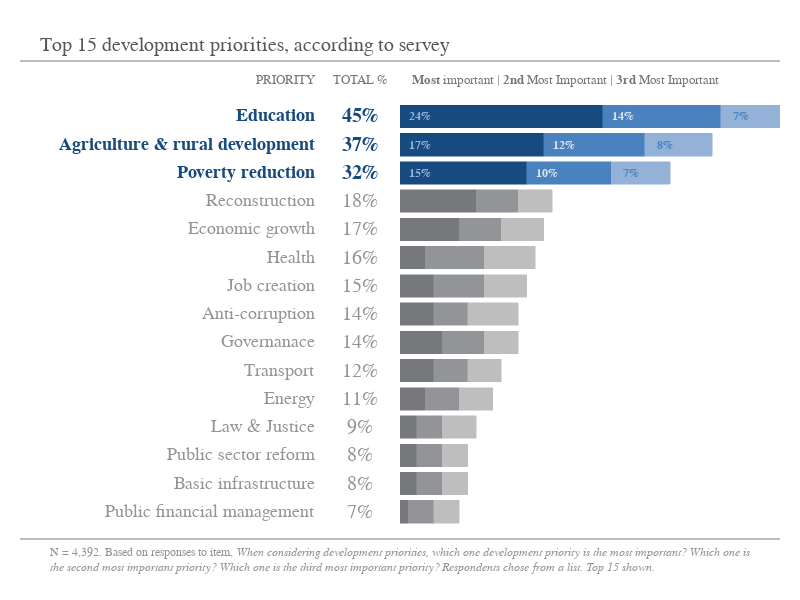

Notebook code for this chart:
### Markdown cell above
## Data Visualization

### Code cell
fig = go.Figure()

# Plot -------------------------
fig.add_trace(
    go.Bar(
        x=df['Most important'][0:-3],
        y=df['Category'][0:-3],
        marker=dict(color=GRAY5, line=dict(color=GRAY5)),
        orientation='h',
        name="Most"
    )
)

fig.add_trace(
    go.Bar(
        x=df['2nd Most Important'][0:-3],
        y=df['Category'][0:-3],
        marker=dict(color=GRAY7, line=dict(color=GRAY7)),
        orientation='h',
        name="2nd Most"
    )
)

fig.add_trace(
    go.Bar(
        x=df['3rd Most Important'][0:-3],
        y=df['Category'][0:-3],
        marker=dict(color=GRAY9, line=dict(color=GRAY9)),
        orientation='h',
        name="3rd Most"
    )
)

fig.add_trace(
    go.Bar(
        x=df['Most important'][-3:],
        y=df['Category'][-3:],
        marker=dict(color=BLUE1, line=dict(color=BLUE1)),
        orientation='h',
        name="Most"
    )
)

fig.add_trace(
    go.Bar(
        x=df['2nd Most Important'][-3:],
        y=df['Category'][-3:],
        marker=dict(color=BLUE2, line=dict(color=BLUE2)),
        orientation='h',
        name="2nd Most"
    )
)

fig.add_trace(
    go.Bar(
        x=df['3rd Most Important'][-3:],
        y=df['Category'][-3:],
        marker=dict(color=BLUE3, line=dict(color=BLUE3)),
        orientation='h',
        name="3rd Most"
    )
)

fig.add_hline(
    x0=-1,
    x1=1,
    y=16,
    line=dict(color=GRAY9, width=4)
)

fig.add_hline(
    x0=-1,
    x1=1,
    y=-1,
    line=dict(color=GRAY9, width=4)
)

# Annotation -------------------
fig.add_annotation(
    text="PRIORITY",
    font=dict(color=GRAY5, size=13, family="Arial"),
    x=0,
    y=16,
    xshift=-115,
    yshift=-20,
    showarrow=False,
)

fig.add_annotation(
    text="TOTAL %",
    font=dict(color=GRAY5, size=13, family="Arial"),
    x=0,
    y=16,
    xshift=-40,
    yshift=-20,
    showarrow=False,
)

fig.add_annotation(
    text="<b>Most</b> important | <b>2nd</b> Most Important | <b>3rd</b> Most Important",
    font=dict(color=GRAY5, size=13, family="Arial"),
    x=0,
    y=16,
    xshift=165,
    yshift=-20,
    showarrow=False,
)

for i in range(15):
    order = df.index.values
    if i <= 11:
        fig.add_annotation(
            text=f"{df['Overall'][order[i]]*100:.0f}%",
            font=dict(color=GRAY7, size=20, family="Arial"),
            x=0,
            y=i,
            xshift=-40,
            yshift=0,
            showarrow=False,
        )
        
        fig.add_annotation(
            text=df['Category'][order[i]],
            align="right",
            font=dict(color=GRAY7, size=18, family="Arial"),
            x=0,
            y=i,
            xshift=-260,
            yshift=0,
            width=350,
            showarrow=False,
        )
    else:
        fig.add_annotation(
            text=f"<b>{df['Overall'][order[i]]*100:.0f}%</b>",
            font=dict(color=BLUE1, size=20, family="Arial"),
            x=0,
            y=i,
            xshift=-40,
            yshift=0,
            showarrow=False,
        )
        
        fig.add_annotation(
            text=f"<b>{df['Category'][order[i]]}</b>",
            align="right",
            font=dict(color=BLUE1, size=18, family="Arial"),
            x=0,
            y=i,
            xshift=-260,
            yshift=0,
            width=350,
            showarrow=False,
        )
        
        fig.add_annotation(
            text=f"<b>{df['Most important'][order[i]]*100:.0f}%</b>",
            font=dict(color=BLUE3, size=12, family="Arial"),
            x=0,
            y=i,
            xshift=20,
            yshift=0,
            showarrow=False,
        )
        
        fig.add_annotation(
            text=f"<b>{df['2nd Most Important'][order[i]]*100:.0f}%</b>",
            font=dict(color="#dae5eb", size=12, family="Arial"),
            x=df['Most important'][order[i]],
            y=i,
            xshift=20,
            yshift=0,
            showarrow=False,
        )
        
        fig.add_annotation(
            text=f"<b>{df['3rd Most Important'][order[i]]*100:.0f}%</b>",
            font=dict(color=BLUE2, size=12, family="Arial"),
            x=df['Most important'][order[i]] + df['2nd Most Important'][order[i]],
            y=i,
            xshift=20,
            yshift=0,
            showarrow=False,
        )

# Text -------------------------
fig.add_annotation(
    text="Top 15 development priorities, according to servey",
    font=dict(color=GRAY3, size=20, family="Arial"),
    x=0,
    y=16,
    xshift=-155,
    yshift=15,
    showarrow=False,
)

fig.add_annotation(
    text="N = 4,392. Based on responses to item, <i>When considering development \
priorities, which one development priority is the most important? Which one is</i><br>\
<i>the second most important priority? Which one is the third most important \
priority?<i> Respondents chose from a list. Top 15 shown.",
    align="left",
    font=dict(color=GRAY7, size=11.5, family="Arial"),
    x=0,
    y=-1,
    xshift=0,
    yshift=-20,
    showarrow=False,
)

# Layout -----------------------
fig.update_layout(
    width=800,
    height=600,
    margin=dict(t=60, b=60, l=400, r=20),
    paper_bgcolor="white",
    plot_bgcolor="white",
    showlegend=False,
    barmode="stack",
)

fig.update_xaxes(
    showticklabels=False,
    range=[0, 0.45]
)

fig.update_yaxes(
    showticklabels=False,
    range=[-1, 16]
)

### Figure 1 — Plotly figure (JSON) as saved in the notebook; plotly's stock layout.template omitted (floating-point values rounded to 4 significant figures)
{"data": [{"marker": {"color": "#76787B", "line": {"color": "#76787B"}}, "name": "Most", "orientation": "h", "type": "bar", "x": [0.01, 0.02, 0.02, 0.02, 0.03, 0.04, 0.05, 0.04, 0.04, 0.03, 0.07, 0.09], "y": ["Public financial management", "Basic infrastructure", "Public sector reform", "Law & Justice", "Energy", "Transport", "Governanace", "Anti-corruption", "Job creation", "Health", "Economic growth", "Reconstruction"]}, {"marker": {"color": "#929497", "line": {"color": "#929497"}}, "name": "2nd Most", "orientation": "h", "type": "bar", "x": [0.03, 0.03, 0.03, 0.03, 0.04, 0.04, 0.05, 0.04, 0.06, 0.07, 0.05, 0.05], "y": ["Public financial management", "Basic infrastructure", "Public sector reform", "Law & Justice", "Energy", "Transport", "Governanace", "Anti-corruption", "Job creation", "Health", "Economic growth", "Reconstruction"]}, {"marker": {"color": "#BFBEBE", "line": {"color": "#BFBEBE"}}, "name": "3rd Most", "orientation": "h", "type": "bar", "x": [0.03, 0.03, 0.03, 0.04, 0.04, 0.04, 0.04, 0.06, 0.05, 0.06, 0.05, 0.04], "y": ["Public financial management", "Basic infrastructure", "Public sector reform", "Law & Justice", "Energy", "Transport", "Governanace", "Anti-corruption", "Job creation", "Health", "Economic growth", "Reconstruction"]}, {"marker": {"color": "#174A7E", "line": {"color": "#174A7E"}}, "name": "Most", "orientation": "h", "type": "bar", "x": [0.15, 0.17, 0.24], "y": ["Poverty reduction", "Agriculture & rural development", "Education"]}, {"marker": {"color": "#4A81BF", "line": {"color": "#4A81BF"}}, "name": "2nd Most", "orientation": "h", "type": "bar", "x": [0.1, 0.12, 0.14], "y": ["Poverty reduction", "Agriculture & rural development", "Education"]}, {"marker": {"color": "#94B2D7", "line": {"color": "#94B2D7"}}, "name": "3rd Most", "orientation": "h", "type": "bar", "x": [0.07, 0.08, 0.07], "y": ["Poverty reduction", "Agriculture & rural development", "Education"]}], "layout": {"annotations": [{"font": {"color": "#76787B", "family": "Arial", "size": 13}, "showarrow": false, "text": "PRIORITY", "x": 0, "xshift": -115, "y": 16, "yshift": -20}, {"font": {"color": "#76787B", "family": "Arial", "size": 13}, "showarrow": false, "text": "TOTAL %", "x": 0, "xshift": -40, "y": 16, "yshift": -20}, {"font": {"color": "#76787B", "family": "Arial", "size": 13}, "showarrow": false, "text": "<b>Most</b> important | <b>2nd</b> Most Important | <b>3rd</b> Most Important", "x": 0, "xshift": 165, "y": 16, "yshift": -20}, {"font": {"color": "#929497", "family": "Arial", "size": 20}, "showarrow": false, "text": "7%", "x": 0, "xshift": -40, "y": 0, "yshift": 0}, {"align": "right", "font": {"color": "#929497", "family": "Arial", "size": 18}, "showarrow": false, "text": "Public financial management", "width": 350, "x": 0, "xshift": -260, "y": 0, "yshift": 0}, {"font": {"color": "#929497", "family": "Arial", "size": 20}, "showarrow": false, "text": "8%", "x": 0, "xshift": -40, "y": 1, "yshift": 0}, {"align": "right", "font": {"color": "#929497", "family": "Arial", "size": 18}, "showarrow": false, "text": "Basic infrastructure", "width": 350, "x": 0, "xshift": -260, "y": 1, "yshift": 0}, {"font": {"color": "#929497", "family": "Arial", "size": 20}, "showarrow": false, "text": "8%", "x": 0, "xshift": -40, "y": 2, "yshift": 0}, {"align": "right", "font": {"color": "#929497", "family": "Arial", "size": 18}, "showarrow": false, "text": "Public sector reform", "width": 350, "x": 0, "xshift": -260, "y": 2, "yshift": 0}, {"font": {"color": "#929497", "family": "Arial", "size": 20}, "showarrow": false, "text": "9%", "x": 0, "xshift": -40, "y": 3, "yshift": 0}, {"align": "right", "font": {"color": "#929497", "family": "Arial", "size": 18}, "showarrow": false, "text": "Law & Justice", "width": 350, "x": 0, "xshift": -260, "y": 3, "yshift": 0}, {"font": {"color": "#929497", "family": "Arial", "size": 20}, "showarrow": false, "text": "11%", "x": 0, "xshift": -40, "y": 4, "yshift": 0}, {"align": "right", "font": {"color": "#929497", "family": "Arial", "size": 18}, "showarrow": false, "text": "Energy", "width": 350, "x": 0, "xshift": -260, "y": 4, "yshift": 0}, {"font": {"color": "#929497", "family": "Arial", "size": 20}, "showarrow": false, "text": "12%", "x": 0, "xshift": -40, "y": 5, "yshift": 0}, {"align": "right", "font": {"color": "#929497", "family": "Arial", "size": 18}, "showarrow": false, "text": "Transport", "width": 350, "x": 0, "xshift": -260, "y": 5, "yshift": 0}, {"font": {"color": "#929497", "family": "Arial", "size": 20}, "showarrow": false, "text": "14%", "x": 0, "xshift": -40, "y": 6, "yshift": 0}, {"align": "right", "font": {"color": "#929497", "family": "Arial", "size": 18}, "showarrow": false, "text": "Governanace", "width": 350, "x": 0, "xshift": -260, "y": 6, "yshift": 0}, {"font": {"color": "#929497", "family": "Arial", "size": 20}, "showarrow": false, "text": "14%", "x": 0, "xshift": -40, "y": 7, "yshift": 0}, {"align": "right", "font": {"color": "#929497", "family": "Arial", "size": 18}, "showarrow": false, "text": "Anti-corruption", "width": 350, "x": 0, "xshift": -260, "y": 7, "yshift": 0}, {"font": {"color": "#929497", "family": "Arial", "size": 20}, "showarrow": false, "text": "15%", "x": 0, "xshift": -40, "y": 8, "yshift": 0}, {"align": "right", "font": {"color": "#929497", "family": "Arial", "size": 18}, "showarrow": false, "text": "Job creation", "width": 350, "x": 0, "xshift": -260, "y": 8, "yshift": 0}, {"font": {"color": "#929497", "family": "Arial", "size": 20}, "showarrow": false, "text": "16%", "x": 0, "xshift": -40, "y": 9, "yshift": 0}, {"align": "right", "font": {"color": "#929497", "family": "Arial", "size": 18}, "showarrow": false, "text": "Health", "width": 350, "x": 0, "xshift": -260, "y": 9, "yshift": 0}, {"font": {"color": "#929497", "family": "Arial", "size": 20}, "showarrow": false, "text": "17%", "x": 0, "xshift": -40, "y": 10, "yshift": 0}, {"align": "right", "font": {"color": "#929497", "family": "Arial", "size": 18}, "showarrow": false, "text": "Economic growth", "width": 350, "x": 0, "xshift": -260, "y": 10, "yshift": 0}, {"font": {"color": "#929497", "family": "Arial", "size": 20}, "showarrow": false, "text": "18%", "x": 0, "xshift": -40, "y": 11, "yshift": 0}, {"align": "right", "font": {"color": "#929497", "family": "Arial", "size": 18}, "showarrow": false, "text": "Reconstruction", "width": 350, "x": 0, "xshift": -260, "y": 11, "yshift": 0}, {"font": {"color": "#174A7E", "family": "Arial", "size": 20}, "showarrow": false, "text": "<b>32%</b>", "x": 0, "xshift": -40, "y": 12, "yshift": 0}, {"align": "right", "font": {"color": "#174A7E", "family": "Arial", "size": 18}, "showarrow": false, "text": "<b>Poverty reduction</b>", "width": 350, "x": 0, "xshift": -260, "y": 12, "yshift": 0}, {"font": {"color": "#94B2D7", "family": "Arial", "size": 12}, "showarrow": false, "text": "<b>15%</b>", "x": 0, "xshift": 20, "y": 12, "yshift": 0}, {"font": {"color": "#dae5eb", "family": "Arial", "size": 12}, "showarrow": false, "text": "<b>10%</b>", "x": 0.15, "xshift": 20, "y": 12, "yshift": 0}, {"font": {"color": "#4A81BF", "family": "Arial", "size": 12}, "showarrow": false, "text": "<b>7%</b>", "x": 0.25, "xshift": 20, "y": 12, "yshift": 0}, {"font": {"color": "#174A7E", "family": "Arial", "size": 20}, "showarrow": false, "text": "<b>37%</b>", "x": 0, "xshift": -40, "y": 13, "yshift": 0}, {"align": "right", "font": {"color": "#174A7E", "family": "Arial", "size": 18}, "showarrow": false, "text": "<b>Agriculture & rural development</b>", "width": 350, "x": 0, "xshift": -260, "y": 13, "yshift": 0}, {"font": {"color": "#94B2D7", "family": "Arial", "size": 12}, "showarrow": false, "text": "<b>17%</b>", "x": 0, "xshift": 20, "y": 13, "yshift": 0}, {"font": {"color": "#dae5eb", "family": "Arial", "size": 12}, "showarrow": false, "text": "<b>12%</b>", "x": 0.17, "xshift": 20, "y": 13, "yshift": 0}, {"font": {"color": "#4A81BF", "family": "Arial", "size": 12}, "showarrow": false, "text": "<b>8%</b>", "x": 0.29, "xshift": 20, "y": 13, "yshift": 0}, {"font": {"color": "#174A7E", "family": "Arial", "size": 20}, "showarrow": false, "text": "<b>45%</b>", "x": 0, "xshift": -40, "y": 14, "yshift": 0}, {"align": "right", "font": {"color": "#174A7E", "family": "Arial", "size": 18}, "showarrow": false, "text": "<b>Education</b>", "width": 350, "x": 0, "xshift": -260, "y": 14, "yshift": 0}, {"font": {"color": "#94B2D7", "family": "Arial", "size": 12}, "showarrow": false, "text": "<b>24%</b>", "x": 0, "xshift": 20, "y": 14, "yshift": 0}, {"font": {"color": "#dae5eb", "family": "Arial", "size": 12}, "showarrow": false, "text": "<b>14%</b>", "x": 0.24, "xshift": 20, "y": 14, "yshift": 0}, {"font": {"color": "#4A81BF", "family": "Arial", "size": 12}, "showarrow": false, "text": "<b>7%</b>", "x": 0.38, "xshift": 20, "y": 14, "yshift": 0}, {"font": {"color": "#555655", "family": "Arial", "size": 20}, "showarrow": false, "text": "Top 15 development priorities, according to servey", "x": 0, "xshift": -155, "y": 16, "yshift": 15}, {"align": "left", "font": {"color": "#929497", "family": "Arial", "size": 11.5}, "showarrow": false, "text": "N = 4,392. Based on responses to item, <i>When considering development priorities, which one development priority is the most important? Which one is</i><br><i>the second most important priority? Which one is the third most important priority?<i> Respondents chose from a list. Top 15 shown.", "x": 0, "xshift": 0, "y": -1, "yshift": -20}], "barmode": "stack", "height": 600, "margin": {"b": 60, "l": 400, "r": 20, "t": 60}, "paper_bgcolor": "white", "plot_bgcolor": "white", "shapes": [{"line": {"color": "#BFBEBE", "width": 4}, "type": "line", "x0": -1, "x1": 1, "xref": "x domain", "y0": 16, "y1": 16, "yref": "y"}, {"line": {"color": "#BFBEBE", "width": 4}, "type": "line", "x0": -1, "x1": 1, "xref": "x domain", "y0": -1, "y1": -1, "yref": "y"}], "showlegend": false, "width": 800, "xaxis": {"range": [0, 0.45], "showticklabels": false}, "yaxis": {"range": [-1, 16], "showticklabels": false}}}
